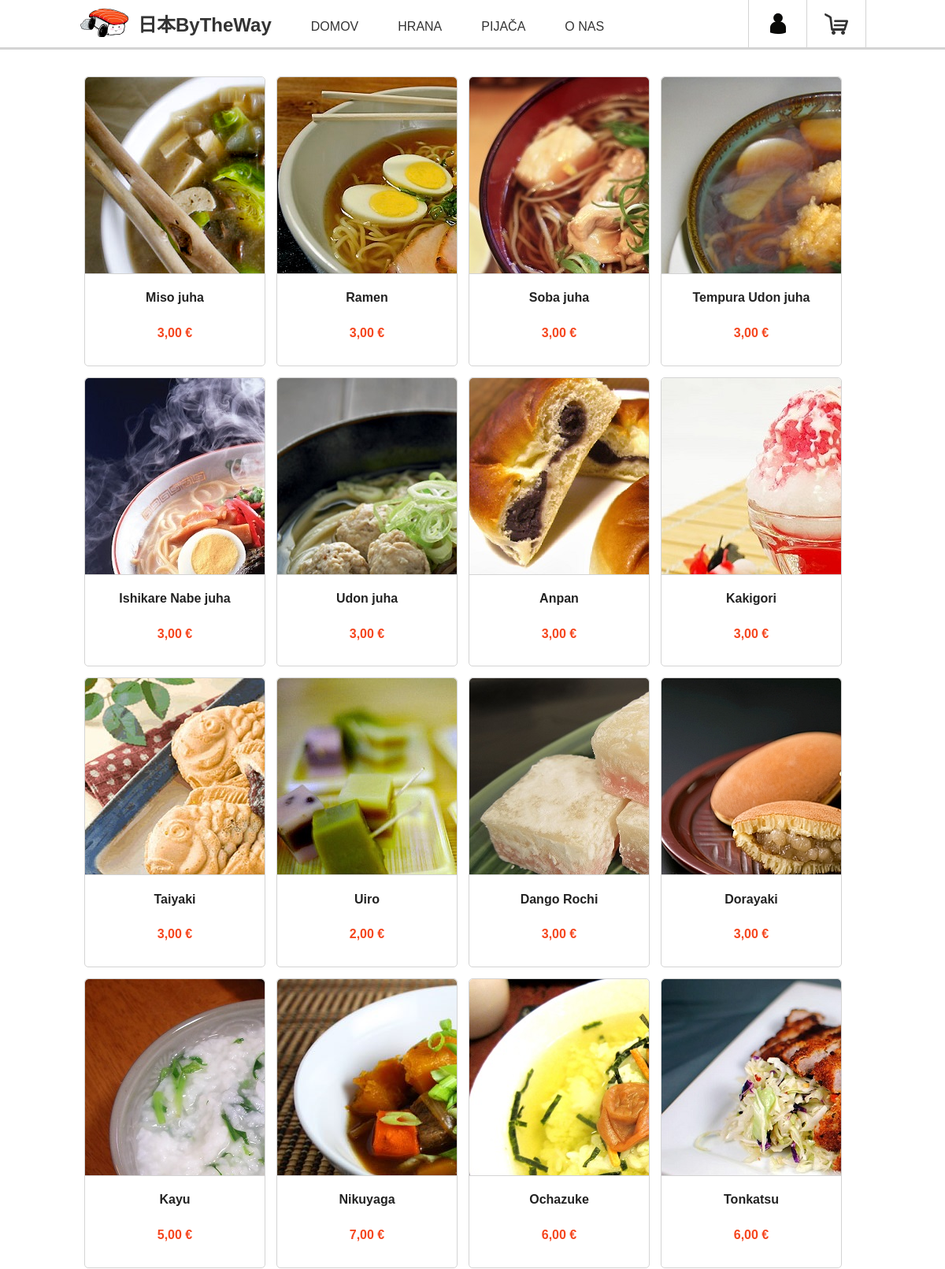
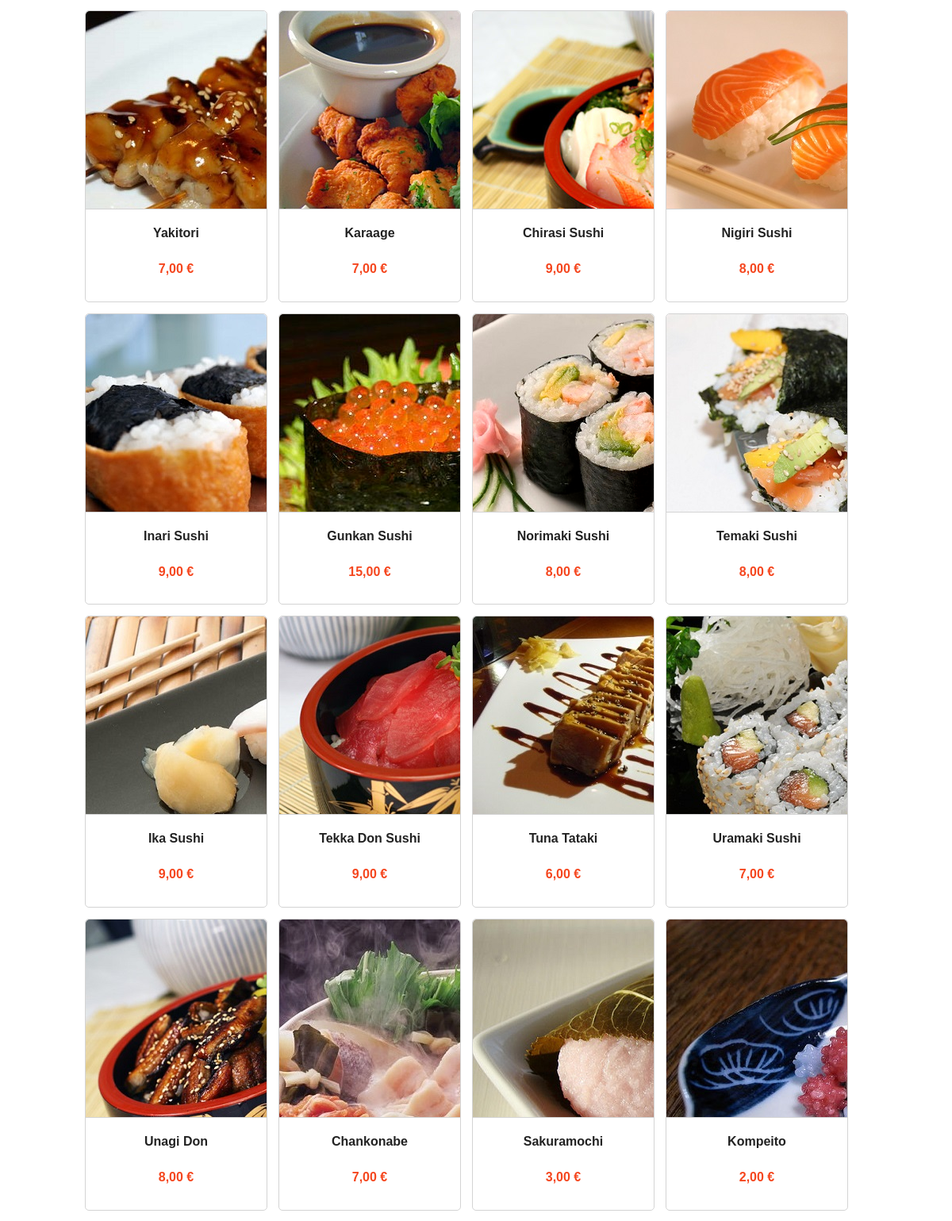
Page /products-grid.php (upper part) on the committed database (2 pictures, top to bottom).
### tables this page shows
CREATE TABLE IF NOT EXISTS `hrana` (
  `HranaID` int(11) NOT NULL AUTO_INCREMENT,
  `Ime` varchar(30) NOT NULL,
  `VrstaHrane` varchar(15) NOT NULL,
  `Opis` varchar(200) NOT NULL,
  `Cena` float NOT NULL,
  `Slika` varchar(50) NOT NULL,
  PRIMARY KEY (`HranaID`)
);

### products-grid.php (the view, shortened to what this page needs)
<?php
	include('mysql-connection.php');
?>
<!doctype html>
<html lang="en">
<head>
	<link rel="stylesheet" href="styles/normalize.css">
	<link rel="stylesheet" href="styles/main.css">
</head>
<body>
	<header class="main-header">
		<?php include('main-header.php'); ?>
	</header>
	<div class="main-content">
		<div class="row clearfix">
			<ul class="products-grid inline-list">
				<?php
					$result = null;
					if ($_GET['izbira'] == 0) {
						$result = mysqli_query($connection, "SELECT * FROM hrana");
					} else if ($_GET['izbira'] == 1) {
						$result = mysqli_query($connection, "SELECT * FROM hrana WHERE VrstaHrane='Juhe'");
					} else if ($_GET['izbira'] == 2) {
						$result = mysqli_query($connection, "SELECT * FROM hrana WHERE VrstaHrane='Sushi'");
					} else if ($_GET['izbira'] == 3) {
						$result = mysqli_query($connection, "SELECT * FROM hrana WHERE VrstaHrane='Sladice'");
					} else if ($_GET['izbira'] == 4) {
						$result = mysqli_query($connection, "SELECT * FROM hrana WHERE VrstaHrane='Ostalo'");
					} else if ($_GET['izbira'] == 5) {
						$result = mysqli_query($connection, "SELECT * FROM pijaca");
					}
					if (mysqli_num_rows($result) != 0) {
						while($vrstica = mysqli_fetch_array($result)) {
							echo '<li>';
								echo '<div class="inner">';
									echo '<div class="product-picture"><img src='.$vrstica["Slika"].' alt=""></div>';
									echo '<div class="product-information">';
										echo '<a href="product.php?izbira='.$_GET['izbira'].'&posamezna='.(!empty($vrstica["HranaID"])?$vrstica["HranaID"]:$vrstica["PijacaID"]).'"><h4>'.$vrstica["Ime"].'</h4></a>';
										echo '<h5>'.$vrstica["Cena"].",00 €".'</h5>';
									echo '</div>';
								echo '</div>';
							echo'</li>';
						}
					}
				?>
			</ul>
		</div>
	</div>
</body>
</html>

### styles/main.css (style rules this page uses)
*, *:before, *:after { -moz-box-sizing: border-box; -webkit-box-sizing: border-box; box-sizing: border-box; }
.clearfix:after { content: "."; display: block; clear: both; visibility: hidden; line-height: 0; height: 0; }
.clearfix { display: inline-block; }
html { position: relative; min-height: 100%; }
body { margin: 0 0 32px; }
.row { display: block; max-width: 1000px; margin: 0 auto; }
.inline-list { list-style: none; margin: 0; padding: 0; }
.inline-list li { float: left; display: inline-block; }
.main-header { background: #fff; border-bottom: 3px solid #d4d4d4; min-height: 60px; position: fixed; z-index: 9999; width: 100%; }
.main-content { padding-top: 100px; padding-bottom: 40px; }
.main-content .products-grid { margin-top: -10px; }
.main-content .products-grid li { margin: 7px; }
.main-content .products-grid .inner { background-color: #fff; border: 1px solid #d4d4d4; border-radius: 5px; width: 230px; }
.main-content .products-grid .inner .product-picture { border-radius: 5px; border-bottom-right-radius: 0; border-bottom-left-radius: 0; border-bottom: 1px solid #d4d4d4; max-width: 230px; max-height: 250px; overflow: hidden; }
.main-content .products-grid .inner .product-information { text-align: center; padding-bottom: 5px; }
.main-content .products-grid .inner .product-information a { color: #222; text-decoration: none; }
.main-content .products-grid .inner .product-information h5 { color: #f5461e; font-size: 16px; }

### rows in the picture
hrana: Slika (picture), Ime "Miso juha", Cena "3"
hrana: Slika (picture), Ime "Ramen", Cena "3"
hrana: Slika (picture), Ime "Soba juha", Cena "3"
hrana: Slika (picture), Ime "Tempura Udon juha", Cena "3"
hrana: Slika (picture), Ime "Ishikare Nabe juha", Cena "3"
hrana: Slika (picture), Ime "Udon juha", Cena "3"
hrana: Slika (picture), Ime "Anpan", Cena "3"
hrana: Slika (picture), Ime "Kakigori", Cena "3"
hrana: Slika (picture), Ime "Taiyaki", Cena "3"
hrana: Slika (picture), Ime "Uiro", Cena "2"
hrana: Slika (picture), Ime "Dango Rochi", Cena "3"
hrana: Slika (picture), Ime "Dorayaki", Cena "3"
hrana: Slika (picture), Ime "Kayu", Cena "5"
hrana: Slika (picture), Ime "Nikuyaga", Cena "7"
hrana: Slika (picture), Ime "Ochazuke", Cena "6"
hrana: Slika (picture), Ime "Tonkatsu", Cena "6"
hrana: Slika (picture), Ime "Yakitori", Cena "7"
hrana: Slika (picture), Ime "Karaage", Cena "7"
hrana: Slika (picture), Ime "Chirasi Sushi", Cena "9"
hrana: Slika (picture), Ime "Nigiri Sushi", Cena "8"
hrana: Slika (picture), Ime "Inari Sushi", Cena "9"
hrana: Slika (picture), Ime "Gunkan Sushi", Cena "15"
hrana: Slika (picture), Ime "Norimaki Sushi", Cena "8"
hrana: Slika (picture), Ime "Temaki Sushi", Cena "8"
hrana: Slika (picture), Ime "Ika Sushi", Cena "9"
hrana: Slika (picture), Ime "Tekka Don Sushi", Cena "9"
hrana: Slika (picture), Ime "Tuna Tataki", Cena "6"
hrana: Slika (picture), Ime "Uramaki Sushi", Cena "7"
hrana: Slika (picture), Ime "Unagi Don", Cena "8"
hrana: Slika (picture), Ime "Chankonabe", Cena "7"
hrana: Slika (picture), Ime "Sakuramochi", Cena "3"
hrana: Slika (picture), Ime "Kompeito", Cena "2"
